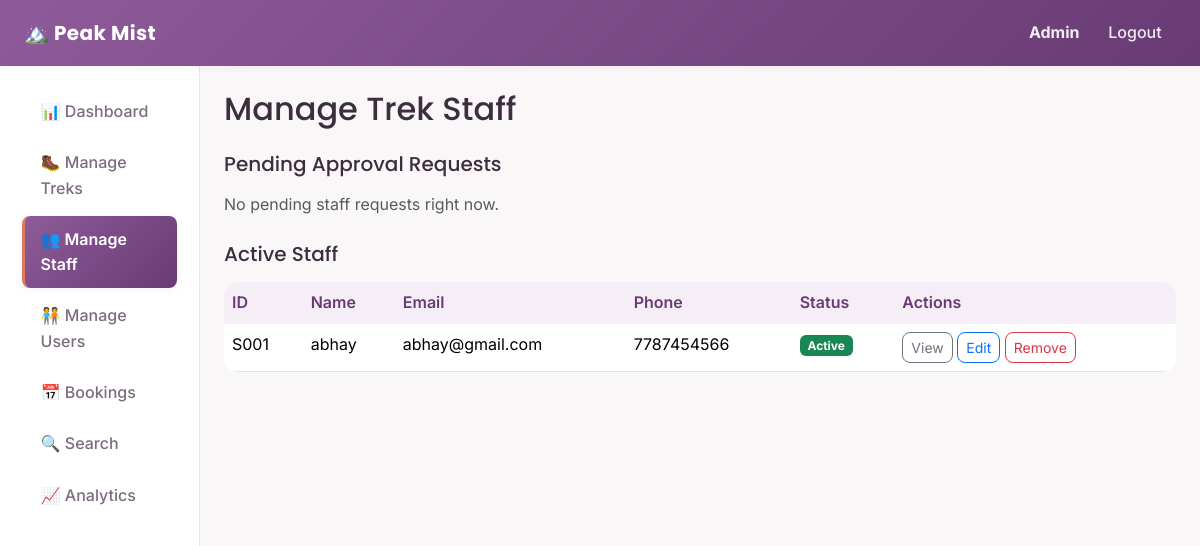
The app's page /admin/staff (signed in), older data.
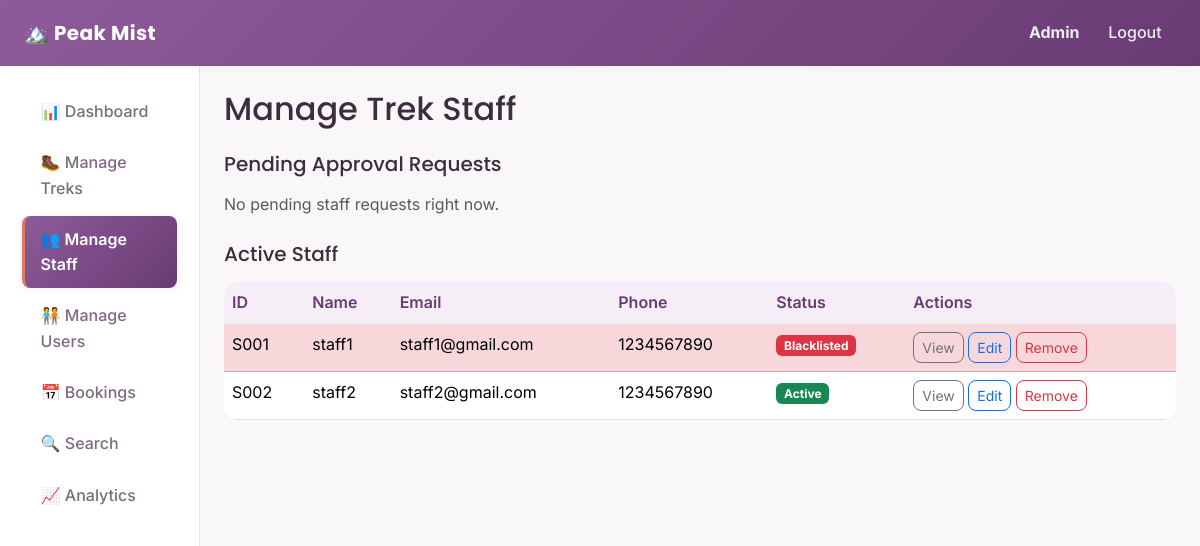
The same page, newer data.
### backend/models.py (models this page shows, shortened)
class User(db.Model, UserMixin):
    __tablename__ = "users"
    id = db.Column(db.Integer, primary_key=True)
    username = db.Column(db.String(80), unique=True, nullable=False)
    password_hash = db.Column(db.String(200), nullable=False)
    full_name = db.Column(db.String(120), nullable=False)
    email = db.Column(db.String(120), unique=True, nullable=False)
    phone = db.Column(db.String(20), nullable=True)
    role = db.Column(db.String(20), nullable=False, default="user")
    is_blacklisted = db.Column(db.Boolean, default=False, nullable=False)
    created_at = db.Column(db.DateTime, default=datetime.utcnow)
    staff_profile = db.relationship(
        "StaffProfile",
        backref="user",
        uselist=False,
        cascade="all, delete-orphan"
    )
    bookings = db.relationship(
        "Booking",
        backref="user",
        cascade="all, delete-orphan"
    )

class StaffProfile(db.Model):
    __tablename__ = "staff_profiles"
    id = db.Column(db.Integer, primary_key=True)
    user_id = db.Column(db.Integer, db.ForeignKey("users.id"), nullable=False)
    status = db.Column(db.String(20), default="pending")
    assigned_treks = db.relationship("Trek", backref="staff", lazy=True)
    @property
    def display_id(self):
        return f"S{self.id:03d}"

### backend/routes.py (the view)
@admin_bp.route("/staff")
@login_required
@role_required("admin")
def staff_list():
    all_staff = User.query.filter_by(role="staff").all()
    pending_staff = [s for s in all_staff if s.staff_profile and s.staff_profile.status == "pending"]
    active_staff = [s for s in all_staff if s.staff_profile and s.staff_profile.status == "active"]
    rejected_staff = [s for s in all_staff if s.staff_profile and s.staff_profile.status == "rejected"]
    return render_template(
        "admin/staff.html",
        pending_staff=pending_staff,
        active_staff=active_staff,
        rejected_staff=rejected_staff,
    )

### backend/routes.py (called while the page is built)
def role_required(*allowed_roles):
    def decorator(view_function):
        @wraps(view_function)
        def wrapped_view(*args, **kwargs):
            if current_user.role not in allowed_roles:
                abort(403)
            return view_function(*args, **kwargs)
        return wrapped_view
    return decorator

### templates/admin/staff.html (shortened to what this page needs)
{% extends "layout_dashboard.html" %}
{% set active_page = 'staff' %}
{% block content %}
<h2 class="mb-4">Manage Trek Staff</h2>
<h5 class="mb-3">
    Pending Approval Requests
</h5>
{% if pending_staff %}
<div class="table-responsive mb-4">
    <table class="table table-hover bg-white">
        <thead>
            <tr>
                <th>ID</th>
                <th>Name</th>
                <th>Email</th>
                <th>Phone</th>
                <th>Actions</th>
            </tr>
        </thead>
        <tbody>
            {% for staff_user in pending_staff %}
            <tr class="table-warning">
                <td>{{ staff_user.staff_profile.display_id }}</td>
                <td>{{ staff_user.full_name }}</td>
                <td>{{ staff_user.email }}</td>
                <td>{{ staff_user.phone or "-" }}</td>
                <td>
                    <form method="POST" action="{{ url_for('admin.approve_staff', user_id=staff_user.id) }}" class="d-inline">
                        <button type="submit" class="btn btn-sm btn-success">Approve</button>
                    </form>
                    <form method="POST" action="{{ url_for('admin.reject_staff', user_id=staff_user.id) }}" class="d-inline">
                        <button type="submit" class="btn btn-sm btn-outline-danger">Reject</button>
                    </form>
                </td>
            </tr>
            {% endfor %}
        </tbody>
    </table>
</div>
{% else %}
<p class="text-muted mb-4">No pending staff requests right now.</p>
{% endif %}
<h5 class="mb-3">Active Staff</h5>
{% if active_staff %}
<div class="table-responsive mb-4">
    <table class="table table-hover bg-white">
        <thead>
            <tr>
                <th>ID</th>
                <th>Name</th>
                <th>Email</th>
                <th>Phone</th>
                <th>Status</th>
                <th>Actions</th>
            </tr>
        </thead>
        <tbody>
            {% for staff_user in active_staff %}
            <tr class="{% if staff_user.is_blacklisted %}table-danger{% endif %}">
                <td>{{ staff_user.staff_profile.display_id }}</td>
                <td>{{ staff_user.full_name }}</td>
                <td>{{ staff_user.email }}</td>
                <td>{{ staff_user.phone or "-" }}</td>
                <td>
                    {% if staff_user.is_blacklisted %}
                        <span class="badge bg-danger">Blacklisted</span>
                    {% else %}
                        <span class="badge bg-success">Active</span>
                    {% endif %}
                </td>
                <td>
                    <a href="{{ url_for('admin.staff_detail', user_id=staff_user.id) }}"
                       class="btn btn-sm btn-outline-secondary">View</a>
                    <a href="{{ url_for('admin.edit_staff', user_id=staff_user.id) }}"
                       class="btn btn-sm btn-outline-primary">Edit</a>
                    <form method="POST" action="{{ url_for('admin.remove_staff', user_id=staff_user.id) }}"
                          class="d-inline">
                        <button type="submit" class="btn btn-sm btn-outline-danger">Remove</button>
                    </form>
                </td>
            </tr>
            {% endfor %}
        </tbody>
    </table>
</div>
{% else %}
<p class="text-muted mb-4">No active staff members yet.</p>
{% endif %}
{% endblock %}

Row changes from the older to the newer data that the page shows:
now on this page (row edited): User: staff_profile.display_id "S001", full_name "staff1", email "staff1@gmail.com", phone "1234567890", is_blacklisted "Blacklisted"
changed User: staff_profile.display_id "S001" → "S002"; full_name "abhay" → "staff2"; email "abhay@gmail.com" → "staff2@gmail.com"; phone "7787454566" → "1234567890"
